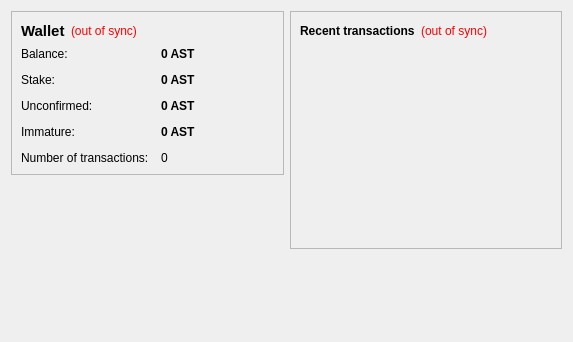
<?xml version="1.0" encoding="UTF-8"?>
<ui version="4.0">
 <class>OverviewPage</class>
 <widget class="QWidget" name="OverviewPage">
  <property name="geometry">
   <rect>
    <x>0</x>
    <y>0</y>
    <width>573</width>
    <height>342</height>
   </rect>
  </property>
  <property name="windowTitle">
   <string>Form</string>
  </property>
  <layout class="QHBoxLayout" name="horizontalLayout" stretch="1,1">
   <item>
    <layout class="QVBoxLayout" name="verticalLayout_2">
     <item>
      <widget class="QFrame" name="frame">
       <property name="frameShape">
        <enum>QFrame::StyledPanel</enum>
       </property>
       <property name="frameShadow">
        <enum>QFrame::Raised</enum>
       </property>
       <layout class="QVBoxLayout" name="verticalLayout_4">
        <item>
         <layout class="QHBoxLayout" name="horizontalLayout_4">
          <item>
           <widget class="QLabel" name="label_5">
            <property name="font">
             <font>
              <pointsize>11</pointsize>
              <weight>75</weight>
              <bold>true</bold>
             </font>
            </property>
            <property name="text">
             <string>Wallet</string>
            </property>
           </widget>
          </item>
          <item>
           <widget class="QLabel" name="labelWalletStatus">
            <property name="toolTip">
             <string>The displayed information may be out of date. Your wallet automatically synchronizes with the Astral network after a connection is established, but this process has not completed yet.</string>
            </property>
            <property name="styleSheet">
             <string notr="true">QLabel { color: red; }</string>
            </property>
            <property name="text">
             <string notr="true">(out of sync)</string>
            </property>
            <property name="alignment">
             <set>Qt::AlignLeading|Qt::AlignLeft|Qt::AlignVCenter</set>
            </property>
           </widget>
          </item>
          <item>
           <spacer name="horizontalSpacer_2">
            <property name="orientation">
             <enum>Qt::Horizontal</enum>
            </property>
            <property name="sizeHint" stdset="0">
             <size>
              <width>40</width>
              <height>20</height>
             </size>
            </property>
           </spacer>
          </item>
         </layout>
        </item>
        <item>
         <layout class="QFormLayout" name="formLayout_2">
          <property name="fieldGrowthPolicy">
           <enum>QFormLayout::AllNonFixedFieldsGrow</enum>
          </property>
          <property name="horizontalSpacing">
           <number>12</number>
          </property>
          <property name="verticalSpacing">
           <number>12</number>
          </property>
          <item row="0" column="0">
           <widget class="QLabel" name="label">
            <property name="text">
             <string>Balance:</string>
            </property>
           </widget>
          </item>
          <item row="0" column="1">
           <widget class="QLabel" name="labelBalance">
            <property name="font">
             <font>
              <weight>75</weight>
              <bold>true</bold>
             </font>
            </property>
            <property name="cursor">
             <cursorShape>IBeamCursor</cursorShape>
            </property>
            <property name="toolTip">
             <string>Your current balance</string>
            </property>
            <property name="text">
             <string notr="true">0 AST</string>
            </property>
            <property name="textInteractionFlags">
             <set>Qt::LinksAccessibleByMouse|Qt::TextSelectableByKeyboard|Qt::TextSelectableByMouse</set>
            </property>
           </widget>
          </item>
          <item row="1" column="0">
           <widget class="QLabel" name="label_6">
            <property name="text">
             <string>Stake:</string>
            </property>
           </widget>
          </item>
          <item row="1" column="1">
           <widget class="QLabel" name="labelStake">
            <property name="font">
             <font>
              <weight>75</weight>
              <bold>true</bold>
             </font>
            </property>
            <property name="cursor">
             <cursorShape>IBeamCursor</cursorShape>
            </property>
            <property name="toolTip">
             <string>Total of coins that was staked, and do not yet count toward the current balance</string>
            </property>
            <property name="text">
             <string notr="true">0 AST</string>
            </property>
            <property name="textInteractionFlags">
             <set>Qt::LinksAccessibleByMouse|Qt::TextSelectableByKeyboard|Qt::TextSelectableByMouse</set>
            </property>
           </widget>
          </item>
          <item row="2" column="0">
           <widget class="QLabel" name="label_3">
            <property name="text">
             <string>Unconfirmed:</string>
            </property>
           </widget>
          </item>
          <item row="2" column="1">
           <widget class="QLabel" name="labelUnconfirmed">
            <property name="font">
             <font>
              <weight>75</weight>
              <bold>true</bold>
             </font>
            </property>
            <property name="cursor">
             <cursorShape>IBeamCursor</cursorShape>
            </property>
            <property name="toolTip">
             <string>Total of transactions that have yet to be confirmed, and do not yet count toward the current balance</string>
            </property>
            <property name="text">
             <string notr="true">0 AST</string>
            </property>
            <property name="textInteractionFlags">
             <set>Qt::LinksAccessibleByMouse|Qt::TextSelectableByKeyboard|Qt::TextSelectableByMouse</set>
            </property>
           </widget>
          </item>
          <item row="3" column="0">
           <widget class="QLabel" name="labelImmatureText">
            <property name="text">
             <string>Immature:</string>
            </property>
           </widget>
          </item>
          <item row="3" column="1">
           <widget class="QLabel" name="labelImmature">
            <property name="font">
             <font>
              <weight>75</weight>
              <bold>true</bold>
             </font>
            </property>
            <property name="toolTip">
             <string>Mined balance that has not yet matured</string>
            </property>
            <property name="text">
             <string notr="true">0 AST</string>
            </property>
            <property name="textInteractionFlags">
             <set>Qt::LinksAccessibleByMouse|Qt::TextSelectableByKeyboard|Qt::TextSelectableByMouse</set>
            </property>
           </widget>
          </item>
          <item row="4" column="0">
           <widget class="QLabel" name="label_2">
            <property name="text">
             <string>Number of transactions:</string>
            </property>
           </widget>
          </item>
          <item row="4" column="1">
           <widget class="QLabel" name="labelNumTransactions">
            <property name="toolTip">
             <string>Total number of transactions in wallet</string>
            </property>
            <property name="text">
             <string notr="true">0</string>
            </property>
           </widget>
          </item>
         </layout>
        </item>
       </layout>
      </widget>
     </item>
     <item>
      <spacer name="verticalSpacer">
       <property name="orientation">
        <enum>Qt::Vertical</enum>
       </property>
       <property name="sizeHint" stdset="0">
        <size>
         <width>20</width>
         <height>40</height>
        </size>
       </property>
      </spacer>
     </item>
     <item>
      <widget class="QLabel" name="label_6">
       <property name="text">
        <string/>
       </property>
       <property name="pixmap">
        <pixmap resource="../bitcoin.qrc">:/images/backg</pixmap>
       </property>
       <property name="scaledContents">
        <bool>false</bool>
       </property>
       <property name="alignment">
        <set>Qt::AlignCenter</set>
       </property>
       <property name="margin">
        <number>-2</number>
       </property>
      </widget>
     </item>
    </layout>
   </item>
   <item>
    <layout class="QVBoxLayout" name="verticalLayout_3">
     <item>
      <widget class="QFrame" name="frame_2">
       <property name="frameShape">
        <enum>QFrame::StyledPanel</enum>
       </property>
       <property name="frameShadow">
        <enum>QFrame::Raised</enum>
       </property>
       <layout class="QVBoxLayout" name="verticalLayout">
        <item>
         <layout class="QHBoxLayout" name="horizontalLayout_2">
          <item>
           <widget class="QLabel" name="label_4">
            <property name="text">
             <string>&lt;b&gt;Recent transactions&lt;/b&gt;</string>
            </property>
           </widget>
          </item>
          <item>
           <widget class="QLabel" name="labelTransactionsStatus">
            <property name="toolTip">
             <string>The displayed information may be out of date. Your wallet automatically synchronizes with the Astral network after a connection is established, but this process has not completed yet.</string>
            </property>
            <property name="styleSheet">
             <string notr="true">QLabel { color: red; }</string>
            </property>
            <property name="text">
             <string notr="true">(out of sync)</string>
            </property>
            <property name="alignment">
             <set>Qt::AlignRight|Qt::AlignTrailing|Qt::AlignVCenter</set>
            </property>
           </widget>
          </item>
          <item>
           <spacer name="horizontalSpacer">
            <property name="orientation">
             <enum>Qt::Horizontal</enum>
            </property>
            <property name="sizeHint" stdset="0">
             <size>
              <width>40</width>
              <height>20</height>
             </size>
            </property>
           </spacer>
          </item>
         </layout>
        </item>
        <item>
         <widget class="QListView" name="listTransactions">
          <property name="styleSheet">
           <string notr="true">QListView { background: transparent; }</string>
          </property>
          <property name="frameShape">
           <enum>QFrame::NoFrame</enum>
          </property>
          <property name="verticalScrollBarPolicy">
           <enum>Qt::ScrollBarAlwaysOff</enum>
          </property>
          <property name="horizontalScrollBarPolicy">
           <enum>Qt::ScrollBarAlwaysOff</enum>
          </property>
          <property name="selectionMode">
           <enum>QAbstractItemView::NoSelection</enum>
          </property>
         </widget>
        </item>
       </layout>
      </widget>
     </item>
     <item>
      <spacer name="verticalSpacer_2">
       <property name="orientation">
        <enum>Qt::Vertical</enum>
       </property>
       <property name="sizeHint" stdset="0">
        <size>
         <width>20</width>
         <height>40</height>
        </size>
       </property>
      </spacer>
     </item>
    </layout>
   </item>
  </layout>
 </widget>
 <resources>
  <include location="../bitcoin.qrc"/>
 </resources>
 <connections/>
</ui>
